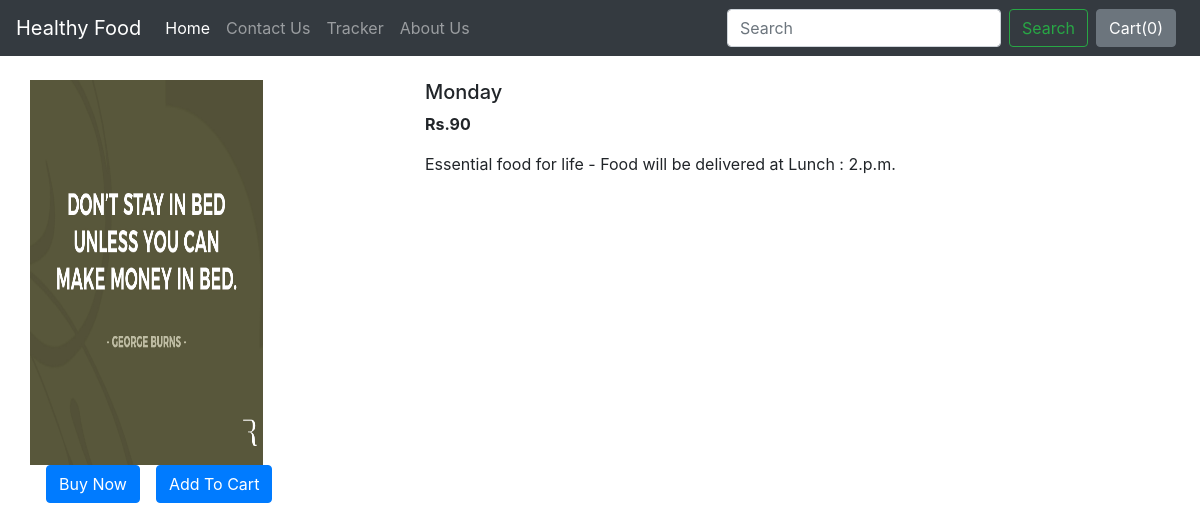
Page /shop/products/17 on the committed database.
### shop/models.py (models this page shows)
class Product(models.Model):
    product_id=models.AutoField
    product_name= models.CharField(max_length=50)
    category=models.CharField(max_length=50,default="")
    subcategory=models.CharField(max_length=50,default="")
    price=models.IntegerField(default=0)
    desc=models.CharField(max_length=300)
    pub_date=models.DateField()
    image= models.ImageField(upload_to="shop/images",default="")
    def __str__(self):
        return self.product_name

### shop/views.py (the view)
# urls.py: path("products/<int:myid>",views.productView,name="ProductView"),
def productView(request,myid):
    product = Product.objects.filter(id=myid)
    print(product)
    params={'product':product[0]}
    return render(request, 'shop/ProdView.html',params)

### shop/templates/shop/ProdView.html (shortened to what this page needs)
{% extends 'shop/basic.html' %}
{% block body %}
<div class="container my-4">
    <div class="row">
    <div class="col-md-4">
    <div class="row">
        <img src="/media/{{product.image}}" width="233px" height="385px">
    </div>
        <div class="row">
            <button class="btn btn-primary mx-3">Buy Now</button>
            <button class="btn btn-primary">Add To Cart</button>
        </div>
    </div>
    <div class="col-md-8">
        <h5>{{product.product_name}}</h5>
        <p><b>Rs.{{product.price}} </b></p>
        <p>{{product.desc}}</p>
    </div>
    </div>
{% endblock %}

### rows in the picture
Product: image (picture), product_name "Monday", price "90", desc "Essential food for life - Food will be delivered at Lunch : 2.p.m."
